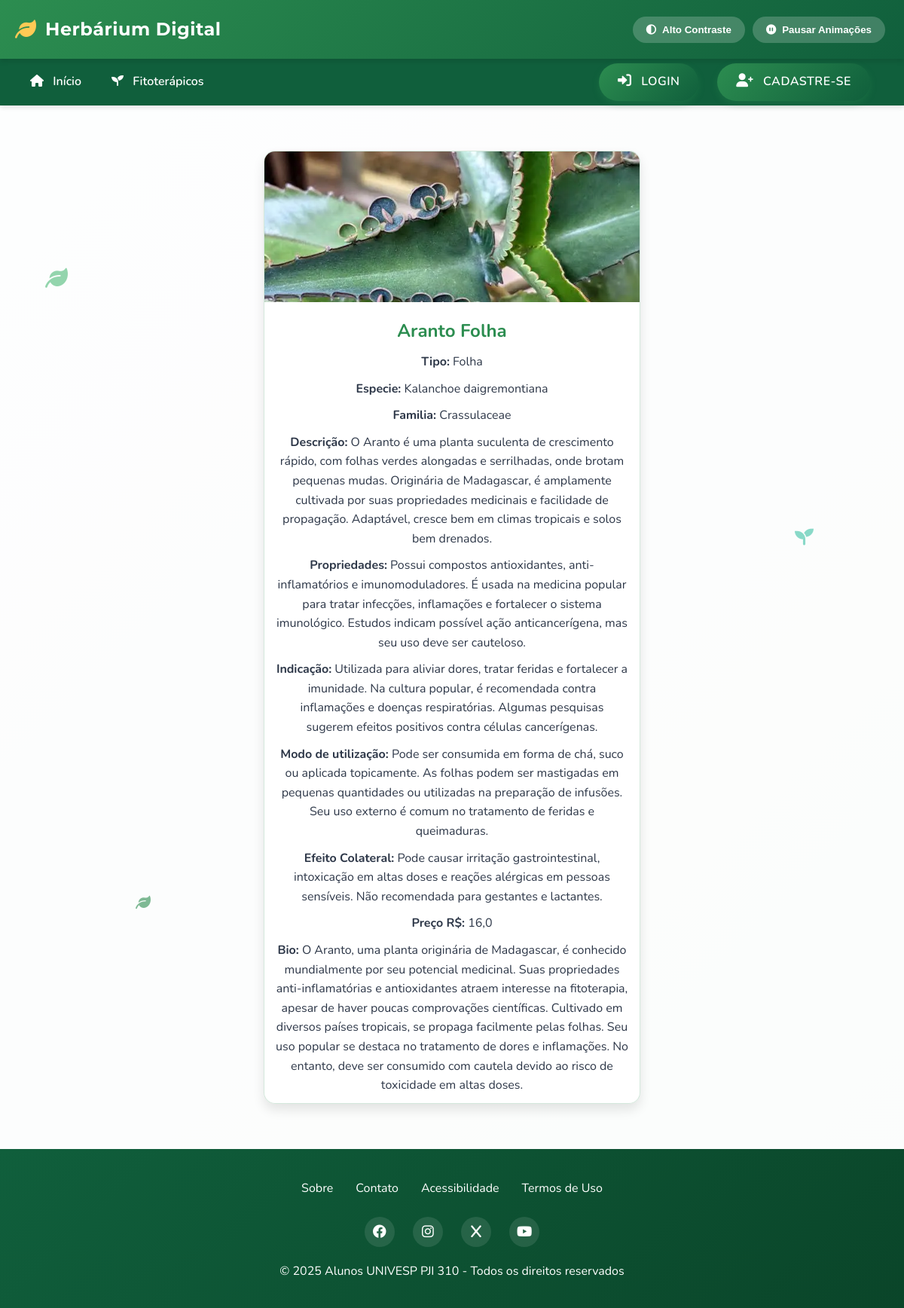
/fitoterapico/18/, run on an earlier commit of the app's database.
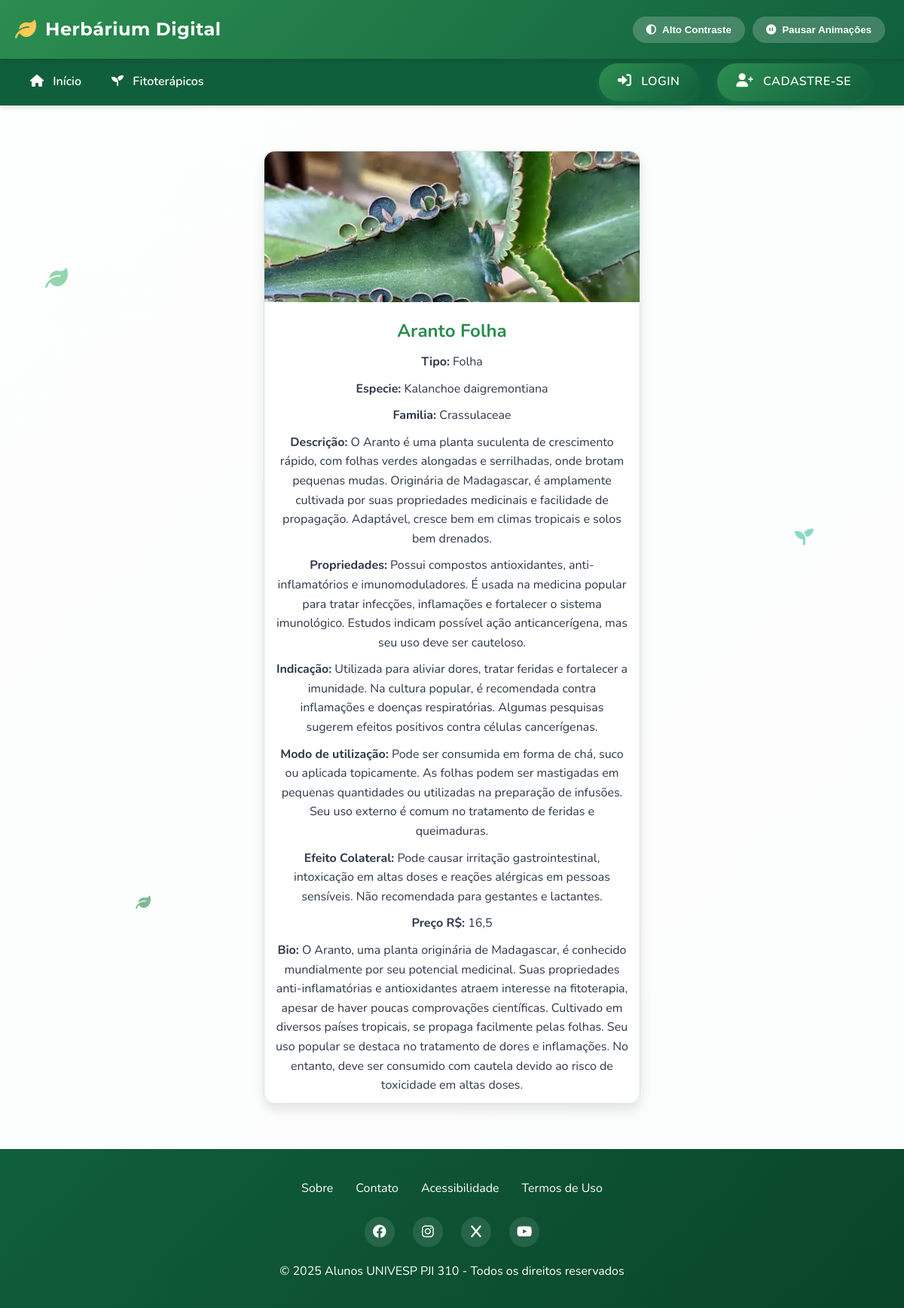
And on a later commit of the database.
### fitoterapico/models.py (models this page shows, shortened)
class Fitoterapico(models.Model):
    id = models.AutoField(primary_key=True)
    nome = models.CharField(max_length=100)
    tipo = models.ForeignKey(Tipo, on_delete=models.PROTECT, related_name='fitoterapico_tipo')
    especie = models.CharField(max_length=100)
    familia = models.CharField(max_length=100, blank=True, null=True)
    descricao = models.TextField()
    propriedades = models.TextField()
    indicacao = models.TextField()
    modo_uso = models.TextField()
    dosagem = models.CharField(max_length=100, blank=True, null=True)
    efeito_colateral = models.TextField(blank=True, null=True)
    preco = models.FloatField(blank=True, null=True, validators=[MinValueValidator(0)])
    foto = models.ImageField(upload_to='fitoterapico/', blank=True, null=True)
    bio = models.TextField(blank=True, null=True)
    class Meta:
        ordering = ['nome']

class Tipo(models.Model):
    id = models.AutoField(primary_key=True)
    nome = models.CharField(max_length=200)
    def __str__(self):
        return self.nome

### fitoterapico/views.py (the view)
# urls.py: path('fitoterapico/<int:pk>/', FitoterapicoDetailView.as_view(), name='fitoterapico_detail'),
class FitoterapicoDetailView(DetailView):
    model = Fitoterapico
    template_name = 'fitoterapico_detail.html'

### fitoterapico/templates/fitoterapico_detail.html (shortened to what this page needs)
{% extends "base.html" %}
{% block content %}
  <div class="fitoterapico-card">
    {% if object.foto %}
      <img src="{{ object.foto.url }}" alt="{{ object.nome }} - {{ object.tipo }}" loading="lazy">
    {% else %}
        <p class="no-foto">Imagem não disponível</p>
    {% endif %}
      <h2>{{ object.nome }} {{ object.tipo }}</h2>
      <p><strong>Tipo:</strong> {{ object.tipo }}</p>
      <p><strong>Especie:</strong> {{ object.especie }}</p>
      <p><strong>Familia:</strong> {{ object.familia }}</p>
      <p><strong>Descrição:</strong> {{ object.descricao }}</p>
      <p><strong>Propriedades:</strong> {{ object.propriedades }}</p>
      <p><strong>Indicação:</strong> {{ object.indicacao }}</p>
      <p><strong>Modo de utilização:</strong> {{ object.modo_uso }}</p>
      <p><strong>Efeito Colateral:</strong> {{ object.efeito_colateral }}</p>
      <p><strong>Preço R$:</strong> {{ object.preco }}</p>
      {% if object.bio %}
        <p><strong>Bio:</strong> {{ object.bio }}</p>
      {% endif %}
  </div>
{% endblock %}

What changed in the data, as far as the page shows it:
changed Fitoterapico "Aranto": preco "16,0" → "16,5"
